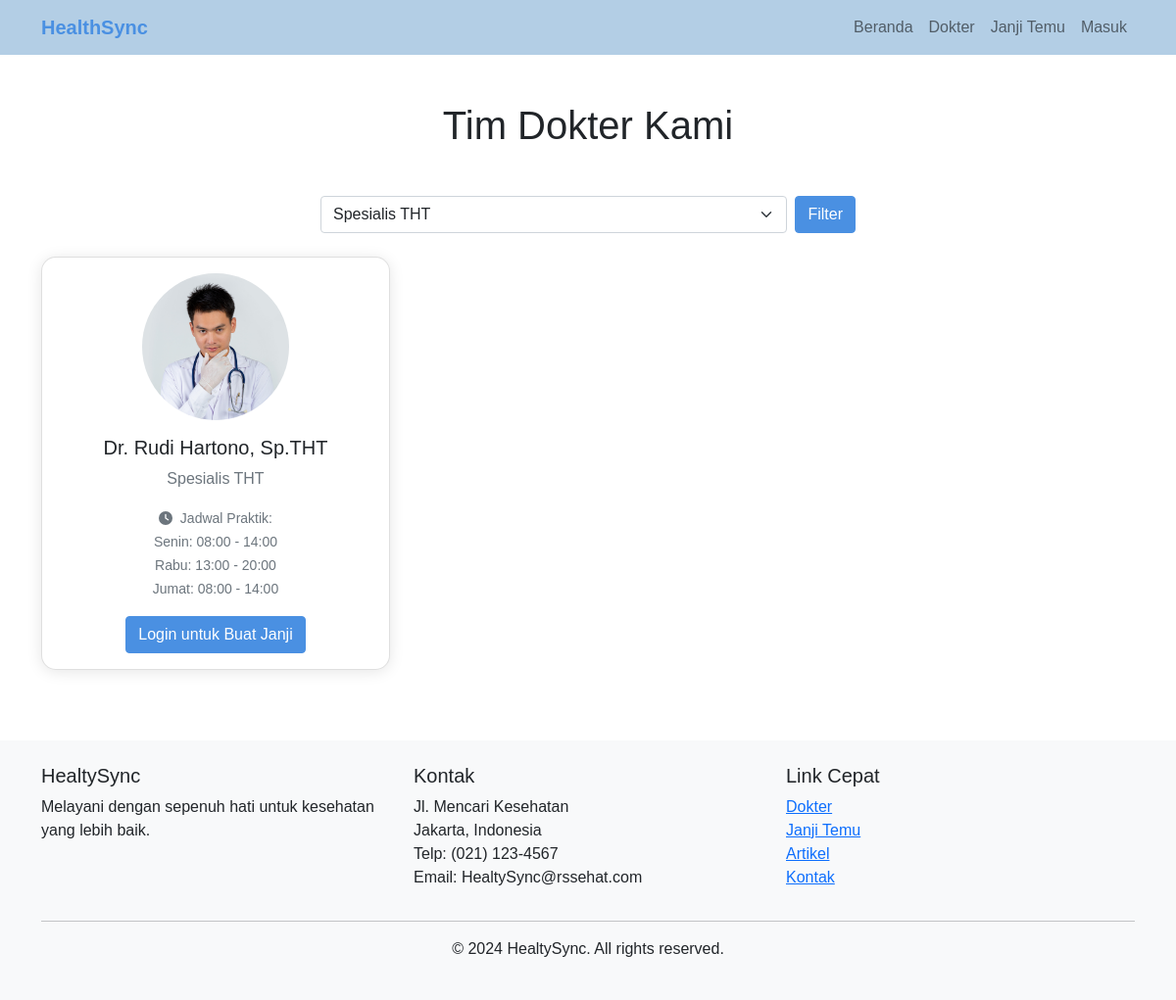
The page /doctors.php?specialization=Spesialis THT on the database its author committed.
### tables this page shows
CREATE TABLE `doctors` (
  `id` int(11) NOT NULL,
  `name` varchar(100) NOT NULL,
  `specialization` varchar(100) NOT NULL,
  `photo` varchar(255) DEFAULT NULL,
  `schedule` text DEFAULT NULL,
  `status` enum('active','inactive') DEFAULT 'active',
  `is_active` tinyint(1) DEFAULT 1
);

### doctors.php (the view, shortened to what this page needs)
<?php
require_once 'config/database.php';
include 'includes/header.php';
?>
<div class="container my-5">
    <h1 class="text-center mb-5">Tim Dokter Kami</h1>
    <div class="row mb-4">
        <div class="col-md-6 mx-auto">
            <form action="" method="GET" class="d-flex">
                <select name="specialization" class="form-select me-2">
                    <?php
                    $stmt = $pdo->query("SELECT DISTINCT specialization FROM doctors ORDER BY specialization");
                    while($row = $stmt->fetch()) {
                        $selected = (isset($_GET['specialization']) && $_GET['specialization'] == $row['specialization']) ? 'selected' : '';
                        echo "<option value='".$row['specialization']."' ".$selected.">".$row['specialization']."</option>";
                    }
                    ?>
                </select>
                <button type="submit" class="btn btn-primary">Filter</button>
            </form>
        </div>
    </div>
    <div class="row">
        <?php
        $query = "SELECT * FROM doctors WHERE status = 'active'";
        if(isset($_GET['specialization']) && !empty($_GET['specialization'])) {
            $spec = $_GET['specialization'];
            $query .= " AND specialization = :specialization";
        }
        $query .= " ORDER BY name";
        $stmt = $pdo->prepare($query);
        if(isset($spec)) {
            $stmt->bindParam(':specialization', $spec);
        }
        $stmt->execute();
        while($doctor = $stmt->fetch()) {
        ?>
        <div class="col-md-4 mb-4">
            <div class="card h-100">
                <div class="card-body text-center">
                    <?php if($doctor['photo']): ?>
                        <img src="<?php echo $doctor['photo']; ?>" alt="<?php echo $doctor['name']; ?>"
                             class="rounded-circle mb-3" style="width: 150px; height: 150px; object-fit: cover;">
                    <?php else: ?>
                        <img src="images/doctor-default.jpg" alt="Default Doctor Image"
                             class="rounded-circle mb-3" style="width: 150px; height: 150px; object-fit: cover;">
                    <?php endif; ?>
                    <h5 class="card-title"><?php echo $doctor['name']; ?></h5>
                    <p class="card-text text-muted"><?php echo $doctor['specialization']; ?></p>
                    <?php if($doctor['schedule']): ?>
                        <div class="mb-3">
                            <small class="text-muted">
                                <i class="fas fa-clock me-1"></i>
                                Jadwal Praktik:<br>
                                <?php echo nl2br($doctor['schedule']); ?>
                            </small>
                        </div>
                    <?php endif; ?>
                    <?php if(isset($_SESSION['user_id'])): ?>
                        <a href="appointment.php?doctor_id=<?php echo $doctor['id']; ?>"
                           class="btn btn-primary">Buat Janji Temu</a>
                    <?php else: ?>
                        <a href="login.php" class="btn btn-primary">Login untuk Buat Janji</a>
                    <?php endif; ?>
                </div>
            </div>
        </div>
        <?php } ?>
    </div>
</div>
<?php include 'includes/footer.php'; ?>

### includes/header.php (style rules this page uses)
:root { --primary-color: #4A90E2; --light-blue: #b3cee5; }
body { font-family: 'Arial', sans-serif; background-color: #ffffff; }
.btn-primary { background-color: var(--primary-color); border-color: var(--primary-color); }
.card { border-radius: 15px; box-shadow: 0 2px 15px rgba(0,0,0,0.1); }

### doctors.php (style rules this page uses)
.card { transition: transform 0.2s; }

### rows shown on the page
doctors: photo (picture), name "Dr. Rudi Hartono, Sp.THT", specialization "Spesialis THT", schedule "Senin: 08:00 - 14:00 Rabu: 13:00 - 20:00 Jumat: 08:00 - 14:00"

### other values the page prints
form field specialization "Spesialis THT"
